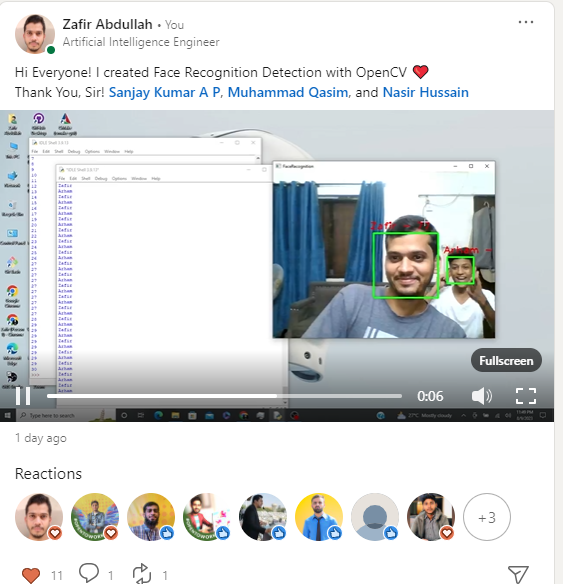
#> input picture Capture.PNG, 563 x 584 px, given in place of the camera
$ python create_data.py
#> lines starting #> are read from the running program, lines starting #| are printed output that depends on the picture; after the words box and inside, x2 and y2 are one past the last pixel; in counts of white or black regions, pixels touching at a corner belong together
import cv2 #opencv
import os #library os

haar_file = 'haarcascade_frontalface_default.xml'
datasets = 'dataset'
sub_data = 'Zafir' # Wrtie First your name after Recognition on your face everywhere

path = os.path.join(datasets, sub_data) #/dataset/zafir

if not os.path.isdir(path): #if this folder is not present
    os.mkdir(path) #create that folder

(width, height) = (130, 100)


face_cascade = cv2.CascadeClassifier(haar_file) #loading face detection alg.
webcam = cv2.VideoCapture(0) #camera initialization

count = 1

while count < 31:
    print(count)
    (_, im) = webcam.read() #read frame from camera
#> im is the input picture: shape (584, 563, 3); mean B, G, R 216.3, 215.3, 212.4
    gray = cv2.cvtColor(im, cv2.COLOR_BGR2GRAY) #color frame to gray
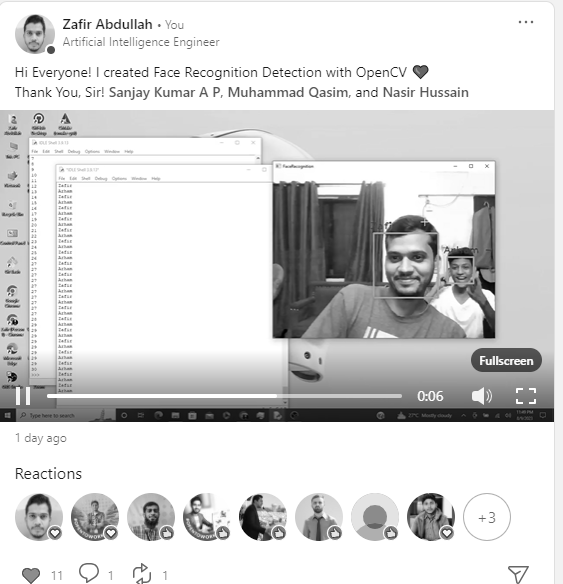
#> gray: shape (584, 563); min 0, max 255, mean 214.6
    faces = face_cascade.detectMultiScale(gray, 1.3, 4) #detect face.
#> faces = [[19, 23, 28, 28], [446, 256, 29, 29], [21, 504, 34, 34], [373, 232, 65, 65]]
    for (x,y,w,h) in faces:
        cv2.rectangle(im,(x,y),(x+w,y+h),(255,0,0),2) #draw rectangle around face
        face = gray[y:y + h, x:x + w] #crop only face part
        face_resize = cv2.resize(face, (width, height))
        cv2.imwrite('%s/%s.png' % (path,count), face_resize)
        count += 1
#> this loop made 4 passes
#> pass 1, `face = gray[y:y + h, x:x + w]`:
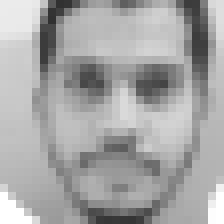
#> face: shape (28, 28) (shown 8 times larger); min 49, max 255, mean 166.1
#> pass 1, `face_resize = cv2.resize(face, (width, height))`:
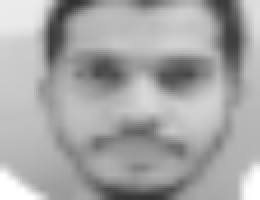
#> face_resize: shape (100, 130) (shown 2 times larger); min 49, max 255, mean 166
#> pass 2, `face = gray[y:y + h, x:x + w]`:
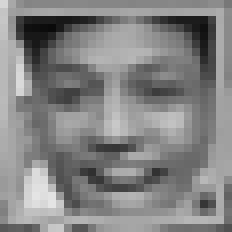
#> face: shape (29, 29) (shown 8 times larger); min 11, max 228, mean 131.3
#> pass 2, `face_resize = cv2.resize(face, (width, height))`:
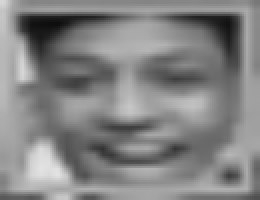
#> face_resize: shape (100, 130) (shown 2 times larger); min 14, max 227, mean 131.2
#> after the loop:
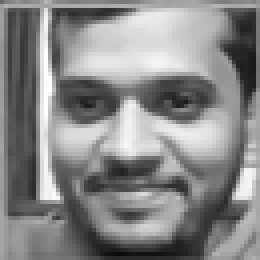
#> face: shape (65, 65) (shown 4 times larger); min 10, max 255, mean 135.4
#> after the loop:
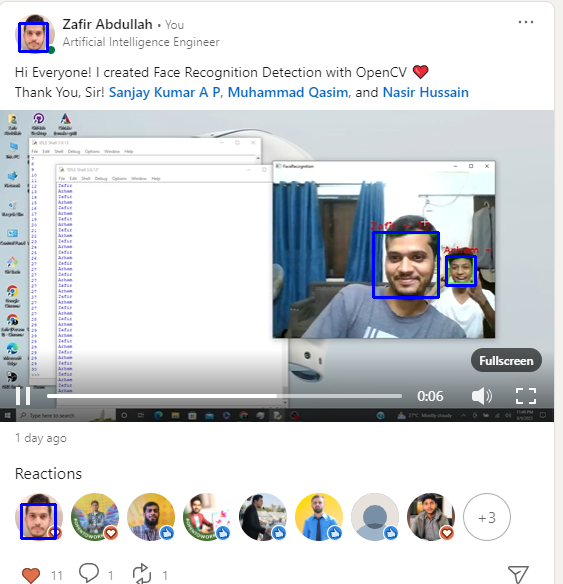
#> im: shape (584, 563, 3); 0.56% of pixels changed, all inside (x1, y1, x2, y2) = (18, 22, 477, 540)
#> after the loop, count = 5

    cv2.imshow('OpenCV', im)
    key = cv2.waitKey(10)
#> (key Esc is pressed here)
    if key == 27:
        break
webcam.release()
cv2.destroyAllWindows()
